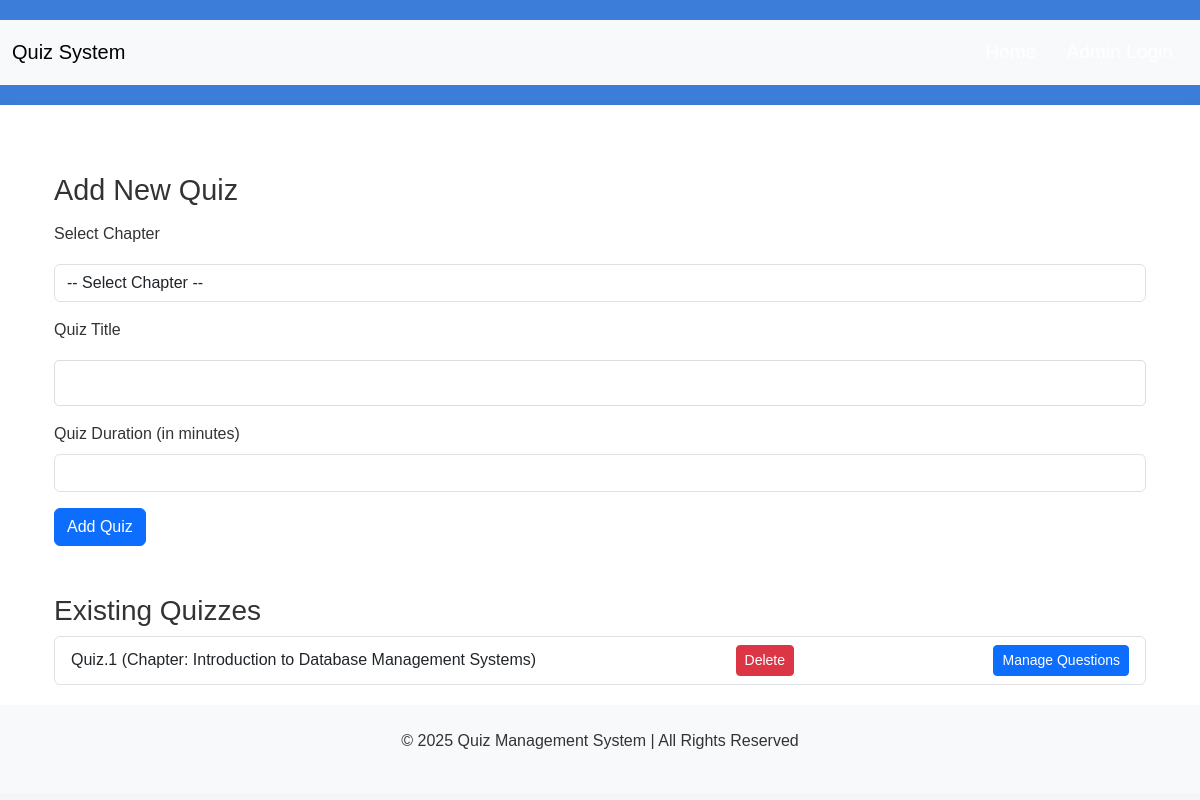
The app's page /admin/quizzes (signed in), older data.
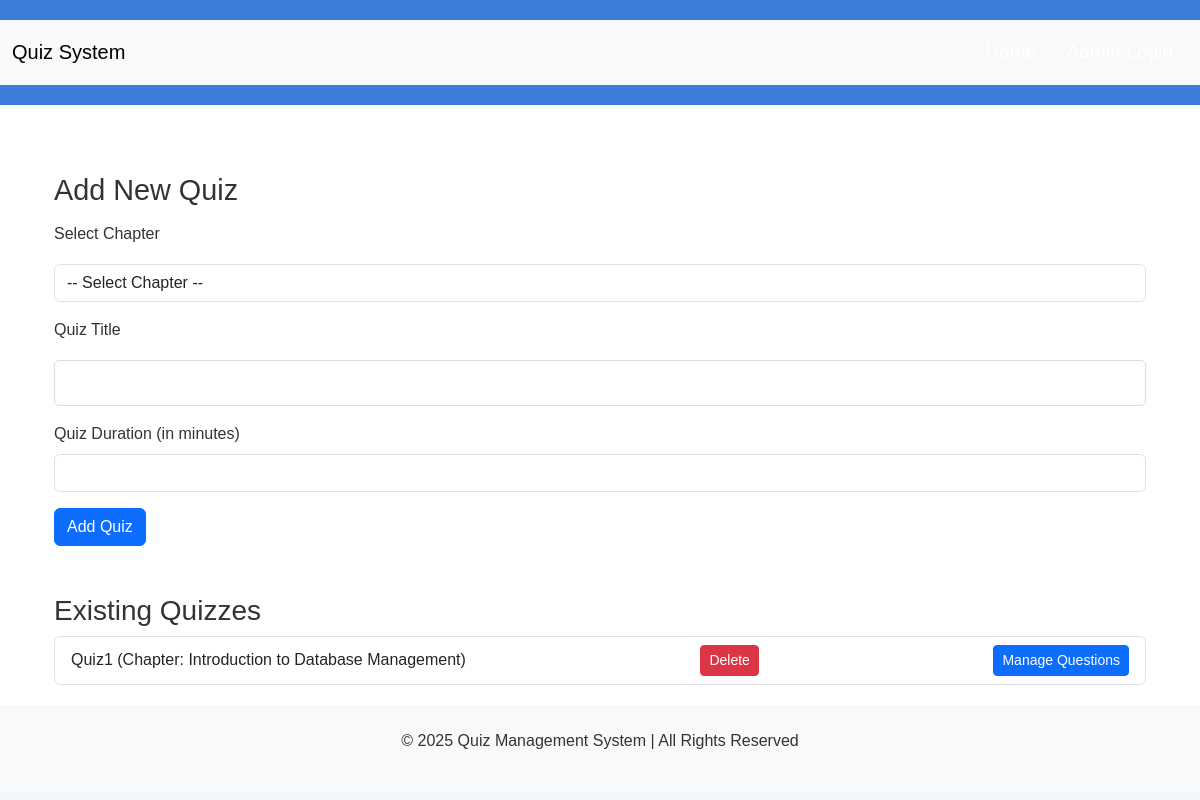
The same page, newer data.
### app.py (models this page shows)
class Quiz(db.Model):
    id = db.Column(db.Integer, primary_key=True)
    title = db.Column(db.String(100), nullable=False)
    duration = db.Column(db.Integer, nullable=False)
    chapter_id = db.Column(db.Integer, db.ForeignKey('chapter.id'), nullable=False)
    questions = db.relationship('Question', backref='quiz', lazy=True)
    attempts = db.relationship('QuizAttempt', backref='quiz', lazy=True)

class Chapter(db.Model):
    id = db.Column(db.Integer, primary_key=True)
    name = db.Column(db.String(100), nullable=False)
    description = db.Column(db.Text)
    subject_id = db.Column(db.Integer, db.ForeignKey('subject.id'), nullable=False)
    quizzes = db.relationship('Quiz', backref='chapter', lazy=True)

### app.py (the view, shortened to what this page needs)
@app.route('/admin/quizzes', methods=['GET', 'POST'])
@login_required
def manage_quizzes():
    quizzes = Quiz.query.all()
    chapters = Chapter.query.all()
    return render_template('admin/add-quiz.html', quizzes=quizzes, chapters=chapters)

### app.py (called while the page is built)
@login_manager.user_loader
def load_user(user_id):
    return User.query.get(int(user_id))

### templates/admin/add-quiz.html (shortened to what this page needs)
{% extends 'base.html' %}
{% block content %}
<div class="container mt-5">
    <h2>Add New Quiz</h2>
    <form action="{{ url_for('manage_quizzes') }}" method="POST">
        <div class="mb-3">
            <label for="chapter_id" class="form-label">Select Chapter</label>
            <select class="form-control" id="chapter_id" name="chapter_id" required>
                <option value="">-- Select Chapter --</option>
            </select>
        </div>
        <div class="mb-3">
            <label for="title" class="form-label">Quiz Title</label>
            <input type="text" class="form-control" id="title" name="title" required>
        </div>
        <div class="mb-3">
            <label for="duration" class="form-label">Quiz Duration (in minutes)</label>
            <input type="number" class="form-control" id="duration" name="duration" required>
        </div>
        <button type="submit" class="btn btn-primary">Add Quiz</button>
    </form>
    <h3 class="mt-5">Existing Quizzes</h3>
    <ul class="list-group">
        {% for quiz in quizzes %}
        <li class="list-group-item d-flex justify-content-between align-items-center">
            {{ quiz.title }} (Chapter: {{ quiz.chapter.name }})
            <a href="{{ url_for('delete_quiz', quiz_id=quiz.id) }}" class="btn btn-danger btn-sm">Delete</a>
            <a href="{{ url_for('view_questions', quiz_id=quiz.id) }}" class="btn btn-primary btn-sm">Manage Questions</a>
        </li>
        {% endfor %}
    </ul>
</div>
{% endblock %}

Row changes from the older to the newer data that the page shows:
changed Quiz: title "Quiz.1" → "Quiz1"; chapter.name "Introduction to Database Management Systems" → "Introduction to Database Management"
